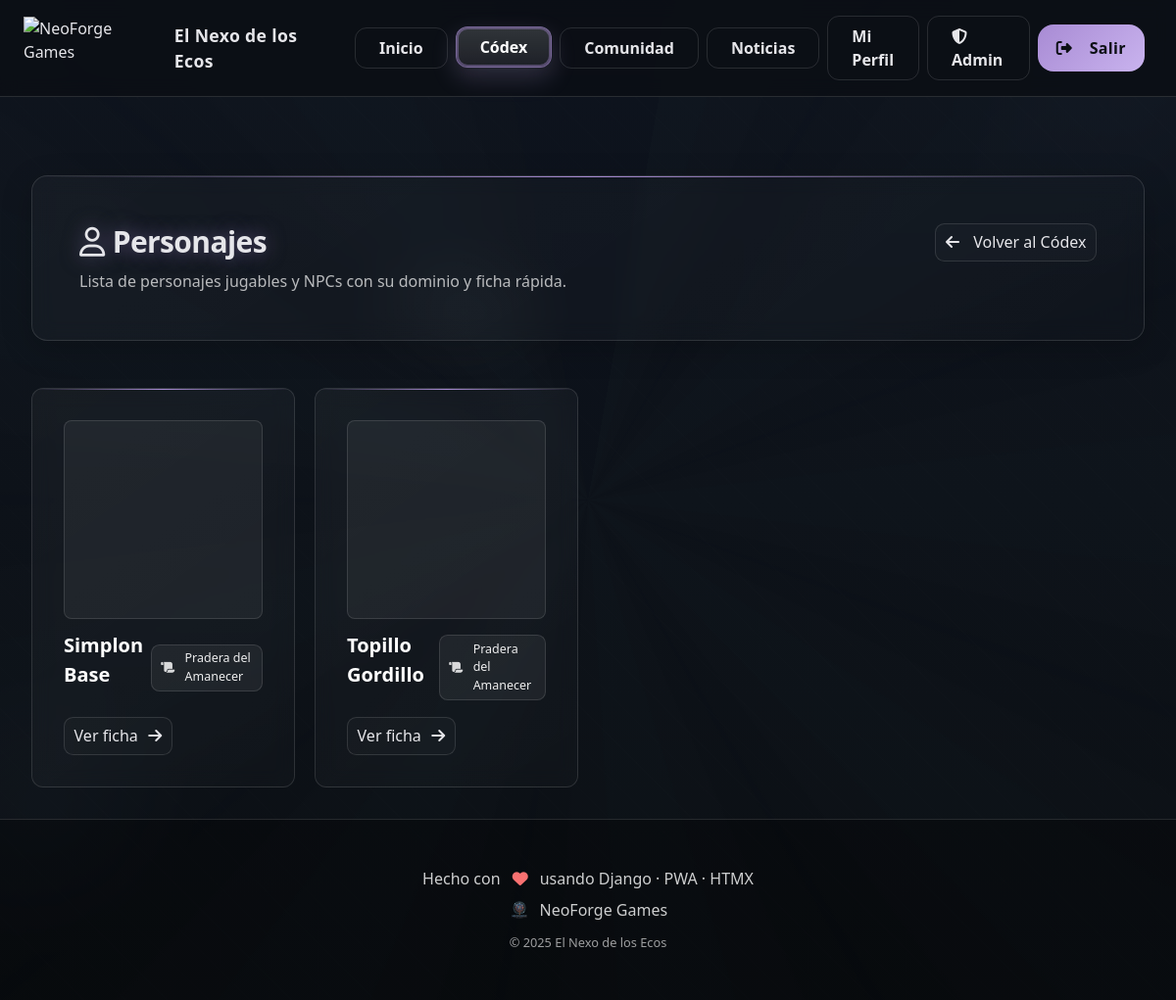
Screenshot of /codex/personajes/ (signed in) with the database file from the repository.
### codex/models.py (models this page shows, shortened)
class Character(models.Model):
    name = models.CharField(max_length=120)
    slug = models.SlugField(max_length=160, unique=True)
    role = models.CharField(max_length=120, blank=True, help_text='Clase / rol')
    domain = models.ForeignKey(Domain, on_delete=models.SET_NULL, null=True, blank=True, related_name='characters')
    description = models.TextField(blank=True)
    playable = models.BooleanField(default=False)
    sprite_still = models.ImageField(upload_to=upload_character_image, blank=True, null=True, help_text='Sprite estático')
    sprite_gif = models.FileField(upload_to=upload_character_image, blank=True, null=True, help_text='Animación principal (GIF)')
    sprite_sheet = models.ImageField(upload_to=upload_character_image, blank=True, null=True, help_text='Sprite sheet (opcional)')
    sprite_meta = models.JSONField(blank=True, null=True, help_text='{"frame_w":32,"frame_h":32,"fps":12} (opcional)')
    video_url = models.URLField(blank=True)
    image_full = models.ImageField(upload_to=upload_character_image, blank=True, null=True)
    created = models.DateTimeField(auto_now_add=True)
    class Meta:
        ordering = ['name']
        verbose_name = "Personaje"
        verbose_name_plural = "Personajes"

class Domain(models.Model):
    name = models.CharField(max_length=120)
    slug = models.SlugField(max_length=140, unique=True)
    short_description = models.TextField(blank=True, default="")
    cover_image = models.ImageField(upload_to="codex/domains/", blank=True, null=True)
    banner_image = models.ImageField(upload_to="codex/domains/", blank=True, null=True)
    color = models.CharField(max_length=32, blank=True, default="")      # #hex o var(--*)
    icon = models.CharField(max_length=120, blank=True, default="")       # ej. fa-solid fa-hourglass-half
    video_url = models.URLField(blank=True, null=True)
    order = models.PositiveIntegerField(default=0)
    class Meta:
        ordering = ["order", "name"]

### codex/views.py (the view)
# urls.py: path('personajes/', views.characters_index, name='characters_index'),
def characters_index(request):
    qs = Character.objects.select_related("domain").order_by("name")
    page_obj = Paginator(qs, 18).get_page(request.GET.get("page"))
    return render(request, "codex/characters_index.html", {"page_obj": page_obj})

### templates/codex/characters_index.html (shortened to what this page needs)
{% extends "base.html" %}
{% load static %}
{% block content %}
<section class="section">
  <div class="flex items-center justify-between">
    <h1 class="h1-glow text-2xl md:text-3xl"><i class="fa-regular fa-user mr-2"></i>Personajes</h1>
    <a href="{% url 'codex:index' %}" class="link-soft"><i class="fa-solid fa-arrow-left mr-2"></i>Volver al Códex</a>
  </div>
  <p class="text-white/70 mt-2">Lista de personajes jugables y NPCs con su dominio y ficha rápida.</p>
</section>
<section class="grid md:grid-cols-3 lg:grid-cols-4 gap-5">
  {% for c in page_obj %}
    <article class="card hover:translate-y-[-2px] transition">
      {% if c.portrait %}
        <div style="aspect-ratio:1/1;overflow:hidden;border-radius:.5rem;border:1px solid var(--line)">
          <img src="{{ c.portrait.url }}" alt="{{ c.name }}" style="width:100%;height:100%;object-fit:cover">
        </div>
      {% else %}
        <div style="aspect-ratio:1/1;display:grid;place-items:center;border-radius:.5rem;border:1px solid var(--line);background:rgba(255,255,255,.05)">
        </div>
      {% endif %}
      <header class="mt-3">
        <div class="flex items-center justify-between gap-2">
          <h3 class="card-title">{{ c.name }}</h3>
          {% if c.domain %}
            <span class="chip"><i class="fa-solid fa-scroll mr-1"></i>{{ c.domain.name }}</span>
          {% endif %}
        </div>
      </header>
      <footer class="mt-3 flex items-center justify-between">
        <a class="link-soft" href="{% url 'codex:character_detail' c.slug %}">
          Ver ficha <i class="fa-solid fa-arrow-right ml-1"></i>
        </a>
      </footer>
    </article>
  {% empty %}
    <p class="text-white/70">Aún no hay personajes cargados.</p>
  {% endfor %}
</section>
{% endblock %}

### static/css/theme.css (style rules this page uses)
:root { --coal:#0b0f14; --ink:#0f1520; --text:#e6e6ea; --line:rgba(255,255,255,.12); --accent:#d2b26a; --brand:#a88bd4; --space-xs:.5rem; --space-sm:1rem; --space-md:1.5rem; --space-lg:2rem; --space-xl:3rem; --radius-sm:.5rem; --radius-md:.75rem; --radius-lg:1rem; --transition-fast:.2s ease; --transition-normal:.3s ease; --transition-slow:.5s ease; }
html[data-domain="niebla"] { --accent:#a88bd4; --brand:#c9b3ee; }
* { box-sizing:border-box; margin:0; padding:0 }
html,body { height:100% }
body { background:var(--coal); color:var(--text); font-family: ui-sans-serif,system-ui,-apple-system,BlinkMacSystemFont,'Segoe UI',Roboto,sans-serif; line-height:1.6; overflow-x:hidden; }
.section { margin:var(--space-xl) 0; padding:var(--space-xl); border-radius:var(--radius-lg); border:1px solid var(--line); background:linear-gradient(145deg,rgba(255,255,255,.03),rgba(255,255,255,.01)); backdrop-filter:blur(10px); box-shadow:0 8px 32px rgba(0,0,0,.2); position:relative; overflow:hidden }
.section::before { content:''; position:absolute; top:0; left:0; right:0; height:1px; background:linear-gradient(90deg,transparent,var(--accent),transparent) }
.card { background:linear-gradient(145deg,rgba(255,255,255,.04),rgba(255,255,255,.02)); padding:var(--space-lg); border-radius:var(--radius-md); border:1px solid var(--line); backdrop-filter:blur(10px); transition:all var(--transition-normal); position:relative; overflow:hidden }
.card::before { content:''; position:absolute; top:0; left:0; right:0; height:1px; background:linear-gradient(90deg,transparent,var(--accent),transparent) }
.card-title { font-size:1.25rem; font-weight:700; color:#fff; margin-bottom:var(--space-sm); display:flex; align-items:center; gap:var(--space-xs) }
.h1-glow { font-weight:800; letter-spacing:-.02em; text-shadow:0 0 20px color-mix(in oklab,var(--accent) 50%,transparent) }
.chip { display:inline-flex; align-items:center; gap:.4rem; padding:.28rem .55rem; border-radius: .55rem; background: rgba(255,255,255,.06); border:1px solid rgba(255,255,255,.12); font-size:.78rem; color: rgba(255,255,255,.92); }
.chip i { opacity:.9 }
.link-soft { display:inline-flex; align-items:center; gap:.4rem; padding:.4rem .6rem; border-radius:.6rem; border:1px solid rgba(255,255,255,.12); background: rgba(255,255,255,.02); transition: transform var(--transition-fast), border-color var(--transition-fast), background var(--transition-fast); }

### rows the page displays
Character: name "Simplon Base", domain.name "Pradera del Amanecer"
Character: name "Topillo Gordillo", domain.name "Pradera del Amanecer"
